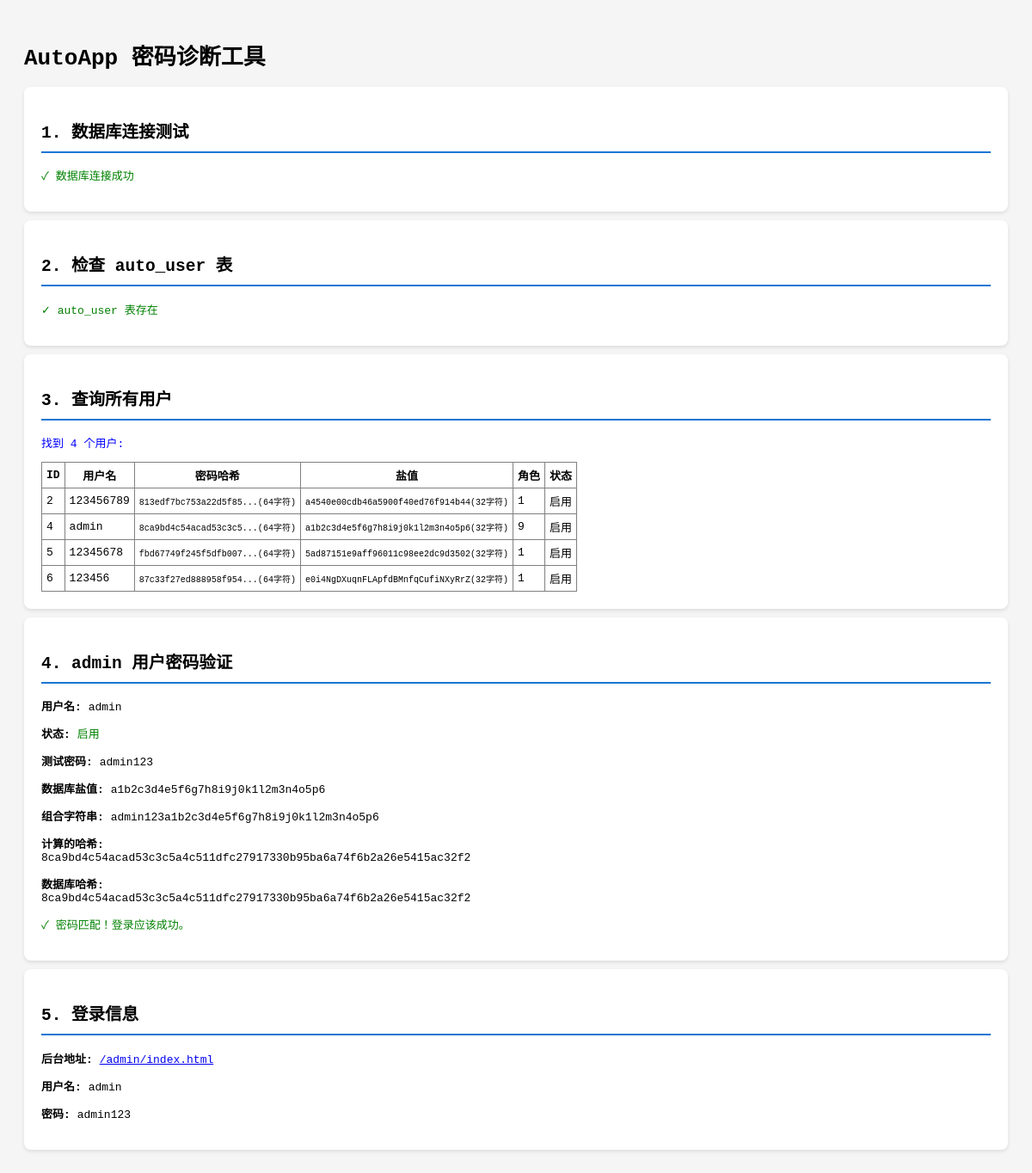
The app's page /diagnostic.php with its own data.
### tables this page shows
CREATE TABLE `auto_user` (
  `user_id` int(11) NOT NULL AUTO_INCREMENT COMMENT '用户ID',
  `username` varchar(50) NOT NULL COMMENT '用户名',
  `password` varchar(64) NOT NULL COMMENT '密码(SHA256)',
  `salt` varchar(32) NOT NULL COMMENT '盐值',
  `device_id` varchar(64) DEFAULT NULL COMMENT '绑定设备ID',
  `expire_time` datetime DEFAULT NULL COMMENT '账号有效期',
  `referrer_id` int(11) DEFAULT NULL COMMENT '推荐人ID',
  `status` tinyint(1) DEFAULT '1' COMMENT '状态：1启用 0禁用',
  `role` tinyint(1) DEFAULT '1' COMMENT '角色：1普通 2VIP 9管理员',
  `create_time` datetime DEFAULT CURRENT_TIMESTAMP COMMENT '创建时间',
  `update_time` datetime DEFAULT CURRENT_TIMESTAMP ON UPDATE CURRENT_TIMESTAMP COMMENT '更新时间',
  PRIMARY KEY (`user_id`),
  UNIQUE KEY `uk_username` (`username`),
  KEY `idx_device_id` (`device_id`),
  KEY `idx_status` (`status`),
  KEY `idx_referrer_id` (`referrer_id`)
);

### app/Core/Database.php (called while the page is built, shortened)
<?php
class Database
{
    private static $instance = null;
    private $pdo;
    private function __construct($config)
    {
        $dsn = "mysql:host={$config['host']};dbname={$config['database']};charset=utf8mb4";
        $options = [
            \PDO::ATTR_ERRMODE => \PDO::ERRMODE_EXCEPTION,
            \PDO::ATTR_DEFAULT_FETCH_MODE => \PDO::FETCH_ASSOC,
            \PDO::ATTR_EMULATE_PREPARES => false,
        ];
        $this->pdo = new \PDO($dsn, $config['username'], $config['password'], $options);
    }
    public static function init($config)
    {
        if (self::$instance === null) {
            self::$instance = new self($config);
        }
        return self::$instance;
    }
    public static function getInstance()
    {
        return self::$instance;
    }
    public function query($sql, $params = [])
    {
        $stmt = $this->pdo->prepare($sql);
        $stmt->execute($params);
        return $stmt;
    }
    public function fetch($sql, $params = [])
    {
        return $this->query($sql, $params)->fetch();
    }
    public function fetchAll($sql, $params = [])
    {
        return $this->query($sql, $params)->fetchAll();
    }
}

### public/diagnostic.php (the view, shortened to what this page needs)
<?php
$db = App\Core\Database::getInstance();
?>
<!DOCTYPE html>
<html>
<head>
</head>
<body>
    <h1>AutoApp 密码诊断工具</h1>
    <div class="box">
        <h2>1. 数据库连接测试</h2>
        <?php
        try {
            $db->fetch("SELECT 1");
            echo "<p class='success'>✓ 数据库连接成功</p>";
        } catch (Exception $e) {
            echo "<p class='error'>✗ 数据库连接失败: " . $e->getMessage() . "</p>";
        }
        ?>
    </div>
    <div class="box">
        <h2>2. 检查 auto_user 表</h2>
        <?php
        try {
            $tables = $db->fetchAll("SHOW TABLES LIKE 'auto_user'");
            if (count($tables) > 0) {
                echo "<p class='success'>✓ auto_user 表存在</p>";
            } else {
                echo "<p class='error'>✗ auto_user 表不存在！需要导入 database/auto_app.sql</p>";
            }
        } catch (Exception $e) {
            echo "<p class='error'>✗ 查询失败: " . $e->getMessage() . "</p>";
        }
        ?>
    </div>
    <div class="box">
        <h2>3. 查询所有用户</h2>
        <?php
        try {
            $users = $db->fetchAll("SELECT user_id, username, password, salt, role, status FROM auto_user");
            if (count($users) > 0) {
                echo "<p class='info'>找到 " . count($users) . " 个用户:</p>";
                echo "<table border='1' cellpadding='5' style='border-collapse: collapse;'>";
                echo "<tr><th>ID</th><th>用户名</th><th>密码哈希</th><th>盐值</th><th>角色</th><th>状态</th></tr>";
                foreach ($users as $u) {
                    echo "<tr>";
                    echo "<td>" . $u['user_id'] . "</td>";
                    echo "<td>" . $u['username'] . "</td>";
                    echo "<td style='font-size:10px;'>" . substr($u['password'], 0, 20) . "...(" . strlen($u['password']) . "字符)</td>";
                    echo "<td style='font-size:10px;'>" . $u['salt'] . "(" . strlen($u['salt']) . "字符)</td>";
                    echo "<td>" . $u['role'] . "</td>";
                    echo "<td>" . ($u['status'] == 1 ? '启用' : '禁用') . "</td>";
                    echo "</tr>";
                }
                echo "</table>";
            } else {
                echo "<p class='error'>✗ 没有找到任何用户！</p>";
            }
        } catch (Exception $e) {
            echo "<p class='error'>✗ 查询失败: " . $e->getMessage() . "</p>";
        }
        ?>
    </div>
    <div class="box">
        <h2>4. admin 用户密码验证</h2>
        <?php
        $user = $db->fetch("SELECT * FROM auto_user WHERE username = 'admin'");
        if ($user) {
            $testPassword = "admin123";
            $expectedHash = hash('sha256', $testPassword . $user['salt']);
            $match = ($expectedHash === $user['password']);
            echo "<p><b>用户名:</b> " . $user['username'] . "</p>";
            echo "<p><b>状态:</b> " . ($user['status'] == 1 ? "<span class='success'>启用</span>" : "<span class='error'>禁用</span>") . "</p>";
            echo "<p><b>测试密码:</b> " . $testPassword . "</p>";
            echo "<p><b>数据库盐值:</b> " . $user['salt'] . "</p>";
            echo "<p><b>组合字符串:</b> " . $testPassword . $user['salt'] . "</p>";
            echo "<p><b>计算的哈希:</b><br><code>" . $expectedHash . "</code></p>";
            echo "<p><b>数据库哈希:</b><br><code>" . $user['password'] . "</code></p>";
            if ($match) {
                echo "<p class='success'>✓ 密码匹配！登录应该成功。</p>";
            }
        }
        ?>
    </div>
    <div class="box">
        <h2>5. 登录信息</h2>
        <p><b>后台地址:</b> <a href="admin/index.html">/admin/index.html</a></p>
        <p><b>用户名:</b> admin</p>
        <p><b>密码:</b> admin123</p>
    </div>
</body>
</html>

### public/diagnostic.php (style rules this page uses)
body { font-family: monospace; padding: 20px; background: #f5f5f5; }
.box { background: white; padding: 20px; margin: 10px 0; border-radius: 8px; box-shadow: 0 2px 4px rgba(0,0,0,0.1); }
.success { color: green; }
.info { color: blue; }
h2 { border-bottom: 2px solid #1976D2; padding-bottom: 10px; }

### records on screen
auto_user: user_id "2", username "123456789", password "813edf7bc753a22d5f85", password "64", salt "a4540e00cdb46a5900f40ed76f914b44", salt "32", role "1", status "启用"
auto_user: user_id "4", username "admin", password "8ca9bd4c54acad53c3c5", password "64", salt "a1b2c3d4e5f6g7h8i9j0k1l2m3n4o5p6", salt "32", role "9", status "启用", salt "8ca9bd4c54acad53c3c5a4c511dfc27917330b95ba6a74f6b2a26e5415ac32f2", password "8ca9bd4c54acad53c3c5a4c511dfc27917330b95ba6a74f6b2a26e5415ac32f2"
auto_user: user_id "5", username "12345678", password "fbd67749f245f5dfb007", password "64", salt "5ad87151e9aff96011c98ee2dc9d3502", salt "32", role "1", status "启用"
auto_user: user_id "6", username "123456", password "87c33f27ed888958f954", password "64", salt "e0i4NgDXuqnFLApfdBMnfqCufiNXyRrZ", salt "32", role "1", status "启用"

### other values on screen
count($users) "4"
$testPassword "admin123"
